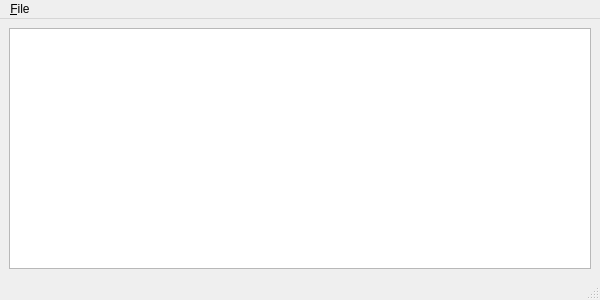
<?xml version="1.0" encoding="UTF-8"?>
<ui version="4.0">
 <class>MainWindow</class>
 <widget class="QMainWindow" name="MainWindow">
  <property name="geometry">
   <rect>
    <x>0</x>
    <y>0</y>
    <width>600</width>
    <height>300</height>
   </rect>
  </property>
  <property name="windowTitle">
   <string>MoleQueue</string>
  </property>
  <widget class="QWidget" name="centralwidget">
   <layout class="QVBoxLayout" name="verticalLayout">
    <item>
     <widget class="MoleQueue::ProgramTableView" name="jobView"/>
    </item>
   </layout>
  </widget>
  <widget class="QMenuBar" name="menubar">
   <property name="geometry">
    <rect>
     <x>0</x>
     <y>0</y>
     <width>600</width>
     <height>25</height>
    </rect>
   </property>
   <widget class="QMenu" name="fileMenu">
    <property name="title">
     <string>&amp;File</string>
    </property>
    <addaction name="actionTest"/>
    <addaction name="actionMove"/>
    <addaction name="actionQueueManager"/>
    <addaction name="actionQuit"/>
   </widget>
   <addaction name="fileMenu"/>
  </widget>
  <widget class="QStatusBar" name="statusbar"/>
  <action name="actionTest">
   <property name="text">
    <string>&amp;Test</string>
   </property>
  </action>
  <action name="actionMove">
   <property name="text">
    <string>&amp;Move</string>
   </property>
  </action>
  <action name="actionQuit">
   <property name="text">
    <string>&amp;Quit</string>
   </property>
   <property name="shortcut">
    <string>Ctrl+Q</string>
   </property>
  </action>
  <action name="actionMinimize">
   <property name="text">
    <string>Mi&amp;nimize</string>
   </property>
  </action>
  <action name="actionMaximize">
   <property name="text">
    <string>Ma&amp;ximize</string>
   </property>
  </action>
  <action name="actionRestore">
   <property name="text">
    <string>&amp;Restore</string>
   </property>
  </action>
  <action name="actionQueueManager">
   <property name="text">
    <string>Queue &amp;Manager</string>
   </property>
  </action>
 </widget>
 <customwidgets>
  <customwidget>
   <class>MoleQueue::ProgramTableView</class>
   <extends>QTreeView</extends>
   <header location="global">MoleQueue/ProgramTableView.h</header>
  </customwidget>
 </customwidgets>
 <resources/>
 <connections/>
</ui>
